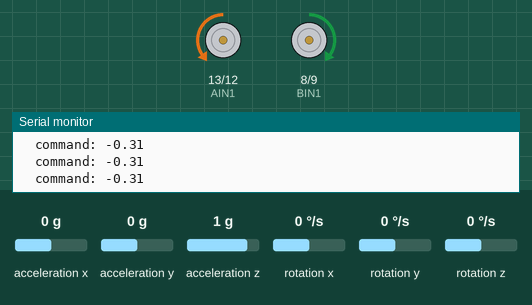
This sketch was run on a simulated Arduino Uno, built with avr-gcc and run on an emulated ATmega328P. Shown: motor-driver pin pairs drawn as motors (green arrow = first pin HIGH = forward, orange = second pin HIGH = backward, longer = more drive, scaled by the enable pin), the last lines printed to the serial monitor. Inputs (shaded band) come from the test bench; at power-on: acceleration y 0 g, acceleration x 0 g, acceleration z 1 g, rotation x 0 °/s, rotation y 0 °/s, rotation z 0 °/s.

Above: at 1.2 s.
1.3 s: acceleration y set to -1.4 g
At 1.8 s:
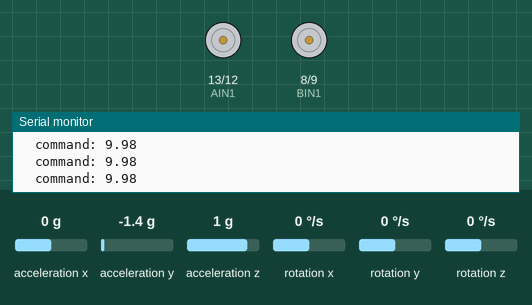
2.8 s: acceleration y set to -0.7 g
4.3 s: acceleration y set to -0.4 g
At 5.4 s:
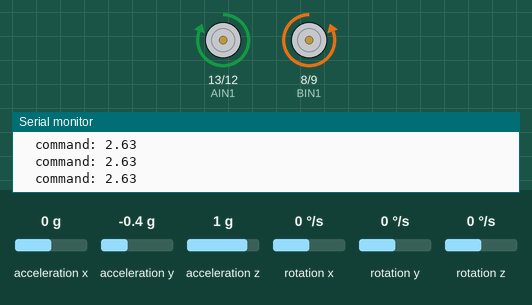
5.8 s: acceleration y set to 0 g
At 7.0 s:
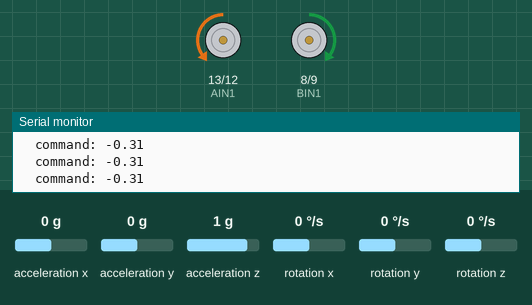
7.5 s: acceleration y set to 0.8 g
At 8.8 s:
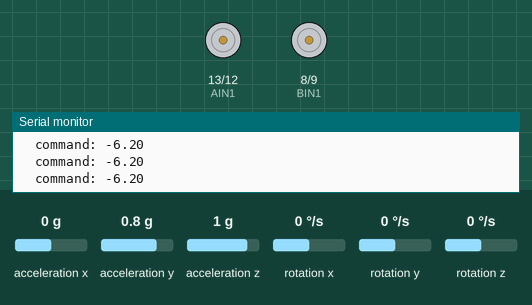
Timing chart, 0 to 10.0 s (numbered marks = the images above; inputs shaded):
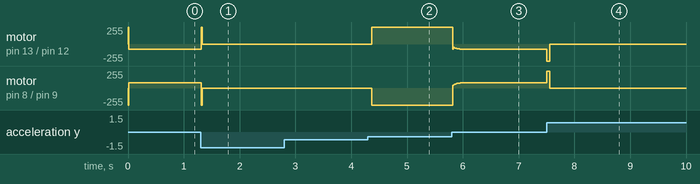

The sketch:

balance_boi.ino
```cpp
//Motor setup code is built on Sparkfun's example code:
//https://github.com/sparkfun/SIK-Guide-Code/blob/master/SIK_Circuit_5A-MotorBasics/SIK_Circuit_5A-MotorBasics.ino

#include "MPU9250.h"

//motor stuff
const int AIN1 = 13, AIN2 = 12, PWMA = 11;
const int PWMB = 10, BIN2 = 9, BIN1 = 8;

//PID stuff
double setpointY = -0.42;
double bias = 0.0;
double iError;
double previousMeasure = 0.0;
double alpha;
double filtTime = 0.02;
double filtMeasure = setpointY;
double alphaD;
double filtTimeD = 0.0;
double filtD = 0.0;
double dt = 0.004;

double kp = 0.75;
double ki = 0.0;
double kd = 0.014;

//MPU9250 stuff
MPU9250 IMU(Wire,0x68);
int status;

/********************************************************************************/
void setup() {
  Serial.begin(115200);
  while(!Serial) {}

  status = IMU.begin();
  if (status < 0)
    while(1)
      Serial.println("no MPU");

  pinMode(AIN1, OUTPUT);
  pinMode(AIN2, OUTPUT);
  pinMode(PWMA, OUTPUT);
  pinMode(BIN1, OUTPUT);
  pinMode(BIN2, OUTPUT);
  pinMode(PWMB, OUTPUT);
}

/********************************************************************************/
void loop() {
  IMU.readSensor();
  alpha = dt / (filtTime + dt);
  filtMeasure = ((1 - alpha) * filtMeasure) + (alpha * IMU.getAccelY_mss());
//  Serial.print("filtered y accel: ");
//  Serial.println(filtMeasure);

  if ((filtMeasure > -5) && (filtMeasure < 5))
    bothMotor(255 * pid(filtMeasure, setpointY));
  else{
    bothMotor(0.0);
    pid(filtMeasure, setpointY);
  }
  delay(dt * 1000);
}

/********************************************************************************/
double pid(double current, double setpoint) {
  double error = setpoint - current;
  iError = iError + (error * dt);

  double pControl = kp * error;
  double iControl = ki * iError;
  double dControl = kd * (-(current - previousMeasure) / dt);
  previousMeasure = current;

  alphaD = dt / (filtTimeD + dt);
  filtD = ((1 - alphaD) * filtD) + (alphaD * dControl);

  double command = pControl + iControl + filtD;

  Serial.print("  command: ");
  Serial.println(command);
//  Serial.print("  p: ");
//  Serial.print(pControl);
//  Serial.print("  i: ");
//  Serial.print(iControl);
//  Serial.print("  d: ");
//  Serial.println(dControl);

  if (command > 1.0)
    return 1.0;
  else if (command < -1.0)
    return -1.0;
  else
    return command;
}

/********************************************************************************/
void bothMotor(int motorSpeed) {
  if (motorSpeed > 0) {
    digitalWrite(AIN1, HIGH);
    digitalWrite(AIN2, LOW);
    digitalWrite(BIN1, LOW);
    digitalWrite(BIN2, HIGH);
  }
  else if (motorSpeed < 0) {
    digitalWrite(AIN1, LOW);
    digitalWrite(AIN2, HIGH);
    digitalWrite(BIN1, HIGH);
    digitalWrite(BIN2, LOW);
  }
  else {
    digitalWrite(AIN1, LOW);
    digitalWrite(AIN2, LOW);
    digitalWrite(BIN1, LOW);
    digitalWrite(BIN2, LOW);
  }
  analogWrite(PWMA, min(abs(motorSpeed) + bias, 255));
  analogWrite(PWMB, min(abs(motorSpeed) + bias, 255));
}
```

Measured:
- the behaviour switches between -0.6 and -0.5 g on acceleration y (found by bisection; images 1 and 2)
- after the input at 1.3 s, motor on pin 13 (AIN1) / pin 12 (AIN2): backward 80/255 → stopped at once; motor on pin 8 (BIN1) / pin 9 (BIN2): forward 80/255 → stopped at once
- after the input at 4.3 s, motor on pin 13 (AIN1) / pin 12 (AIN2): stopped → forward 255/255 after 0.07 s; motor on pin 8 (BIN1) / pin 9 (BIN2): stopped → backward 255/255 after 0.07 s
- after the input at 5.8 s, motor on pin 8 (BIN1) / pin 9 (BIN2): moves from backward 255/255 to forward 80/255 over 0.29 s, starting at once
- after the input at 7.5 s, motor on pin 13 (AIN1) / pin 12 (AIN2): backward 80/255 → stopped at once; motor on pin 8 (BIN1) / pin 9 (BIN2): forward 80/255 → stopped at once
